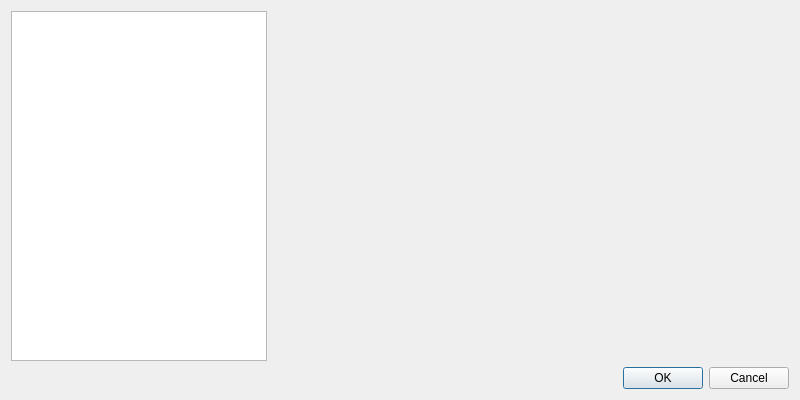
<?xml version="1.0" encoding="UTF-8"?>
<ui version="4.0">
 <class>Preferences</class>
 <widget class="QDialog" name="Preferences">
  <property name="geometry">
   <rect>
    <x>0</x>
    <y>0</y>
    <width>800</width>
    <height>400</height>
   </rect>
  </property>
  <property name="windowTitle">
   <string>Настройки</string>
  </property>
  <layout class="QGridLayout" name="gridLayout">
   <item row="0" column="0">
    <widget class="QListWidget" name="lw_pages">
     <property name="sizePolicy">
      <sizepolicy hsizetype="Fixed" vsizetype="Expanding">
       <horstretch>0</horstretch>
       <verstretch>0</verstretch>
      </sizepolicy>
     </property>
    </widget>
   </item>
   <item row="0" column="1">
    <widget class="QStackedWidget" name="sw_content">
     <property name="currentIndex">
      <number>-1</number>
     </property>
    </widget>
   </item>
   <item row="2" column="0" colspan="2">
    <widget class="QDialogButtonBox" name="bb_okcancel">
     <property name="orientation">
      <enum>Qt::Horizontal</enum>
     </property>
     <property name="standardButtons">
      <set>QDialogButtonBox::Cancel|QDialogButtonBox::Ok</set>
     </property>
    </widget>
   </item>
  </layout>
 </widget>
 <resources/>
 <connections>
  <connection>
   <sender>bb_okcancel</sender>
   <signal>accepted()</signal>
   <receiver>Preferences</receiver>
   <slot>accept()</slot>
   <hints>
    <hint type="sourcelabel">
     <x>248</x>
     <y>254</y>
    </hint>
    <hint type="destinationlabel">
     <x>157</x>
     <y>274</y>
    </hint>
   </hints>
  </connection>
  <connection>
   <sender>bb_okcancel</sender>
   <signal>rejected()</signal>
   <receiver>Preferences</receiver>
   <slot>reject()</slot>
   <hints>
    <hint type="sourcelabel">
     <x>316</x>
     <y>260</y>
    </hint>
    <hint type="destinationlabel">
     <x>286</x>
     <y>274</y>
    </hint>
   </hints>
  </connection>
 </connections>
</ui>
